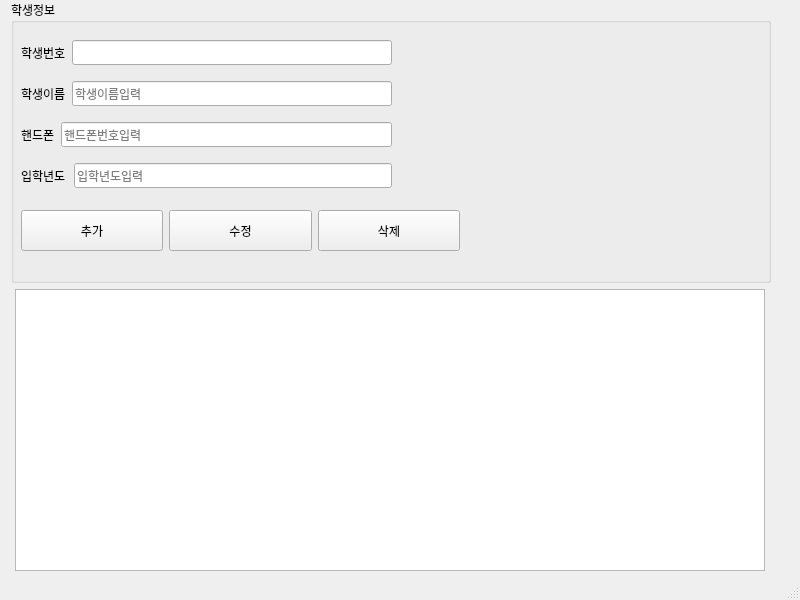
<?xml version="1.0" encoding="UTF-8"?>
<ui version="4.0">
 <class>MainWindow</class>
 <widget class="QMainWindow" name="MainWindow">
  <property name="geometry">
   <rect>
    <x>0</x>
    <y>0</y>
    <width>800</width>
    <height>600</height>
   </rect>
  </property>
  <property name="minimumSize">
   <size>
    <width>750</width>
    <height>600</height>
   </size>
  </property>
  <property name="font">
   <font>
    <family>D2Coding</family>
   </font>
  </property>
  <property name="windowTitle">
   <string>MainWindow</string>
  </property>
  <widget class="QWidget" name="centralwidget">
   <widget class="QWidget" name="verticalLayoutWidget">
    <property name="geometry">
     <rect>
      <x>10</x>
      <y>0</y>
      <width>761</width>
      <height>571</height>
     </rect>
    </property>
    <layout class="QVBoxLayout" name="verticalLayout">
     <item>
      <layout class="QHBoxLayout" name="horizontalLayout">
       <item>
        <spacer name="verticalSpacer">
         <property name="orientation">
          <enum>Qt::Vertical</enum>
         </property>
         <property name="sizeHint" stdset="0">
          <size>
           <width>1</width>
           <height>40</height>
          </size>
         </property>
        </spacer>
       </item>
       <item>
        <widget class="QGroupBox" name="groupBox">
         <property name="sizePolicy">
          <sizepolicy hsizetype="MinimumExpanding" vsizetype="Preferred">
           <horstretch>0</horstretch>
           <verstretch>0</verstretch>
          </sizepolicy>
         </property>
         <property name="title">
          <string>학생정보</string>
         </property>
         <widget class="QWidget" name="verticalLayoutWidget_2">
          <property name="geometry">
           <rect>
            <x>10</x>
            <y>30</y>
            <width>371</width>
            <height>171</height>
           </rect>
          </property>
          <layout class="QVBoxLayout" name="verticalLayout_2">
           <item>
            <layout class="QHBoxLayout" name="horizontalLayout_3">
             <item>
              <widget class="QLabel" name="label">
               <property name="text">
                <string>학생번호</string>
               </property>
              </widget>
             </item>
             <item>
              <widget class="QLineEdit" name="input_std_id">
               <property name="inputMask">
                <string/>
               </property>
               <property name="alignment">
                <set>Qt::AlignLeading|Qt::AlignLeft|Qt::AlignVCenter</set>
               </property>
               <property name="readOnly">
                <bool>true</bool>
               </property>
              </widget>
             </item>
            </layout>
           </item>
           <item>
            <layout class="QHBoxLayout" name="horizontalLayout_4">
             <item>
              <widget class="QLabel" name="label_2">
               <property name="text">
                <string>학생이름</string>
               </property>
              </widget>
             </item>
             <item>
              <widget class="QLineEdit" name="input_std_name">
               <property name="toolTip">
                <string>학생이름입력하세요</string>
               </property>
               <property name="inputMask">
                <string/>
               </property>
               <property name="placeholderText">
                <string>학생이름입력</string>
               </property>
              </widget>
             </item>
            </layout>
           </item>
           <item>
            <layout class="QHBoxLayout" name="horizontalLayout_5">
             <item>
              <widget class="QLabel" name="label_3">
               <property name="text">
                <string>핸드폰</string>
               </property>
              </widget>
             </item>
             <item>
              <widget class="QLineEdit" name="input_std_mobile">
               <property name="inputMask">
                <string/>
               </property>
               <property name="placeholderText">
                <string>핸드폰번호입력</string>
               </property>
              </widget>
             </item>
            </layout>
           </item>
           <item>
            <layout class="QHBoxLayout" name="horizontalLayout_6">
             <item>
              <widget class="QLabel" name="label_4">
               <property name="text">
                <string>입학년도 </string>
               </property>
              </widget>
             </item>
             <item>
              <widget class="QLineEdit" name="input_std_regyear">
               <property name="inputMask">
                <string/>
               </property>
               <property name="placeholderText">
                <string>입학년도입력</string>
               </property>
              </widget>
             </item>
            </layout>
           </item>
          </layout>
         </widget>
         <widget class="QWidget" name="horizontalLayoutWidget_8">
          <property name="geometry">
           <rect>
            <x>10</x>
            <y>210</y>
            <width>439</width>
            <height>41</height>
           </rect>
          </property>
          <layout class="QHBoxLayout" name="buttonArea">
           <item>
            <widget class="QPushButton" name="btn_add">
             <property name="sizePolicy">
              <sizepolicy hsizetype="Minimum" vsizetype="MinimumExpanding">
               <horstretch>0</horstretch>
               <verstretch>0</verstretch>
              </sizepolicy>
             </property>
             <property name="maximumSize">
              <size>
               <width>16777215</width>
               <height>300</height>
              </size>
             </property>
             <property name="text">
              <string>추가</string>
             </property>
            </widget>
           </item>
           <item>
            <widget class="QPushButton" name="btn_mod">
             <property name="sizePolicy">
              <sizepolicy hsizetype="Minimum" vsizetype="MinimumExpanding">
               <horstretch>0</horstretch>
               <verstretch>0</verstretch>
              </sizepolicy>
             </property>
             <property name="maximumSize">
              <size>
               <width>16777215</width>
               <height>300</height>
              </size>
             </property>
             <property name="text">
              <string>수정</string>
             </property>
            </widget>
           </item>
           <item>
            <widget class="QPushButton" name="btn_del">
             <property name="sizePolicy">
              <sizepolicy hsizetype="Minimum" vsizetype="MinimumExpanding">
               <horstretch>0</horstretch>
               <verstretch>0</verstretch>
              </sizepolicy>
             </property>
             <property name="maximumSize">
              <size>
               <width>16777215</width>
               <height>300</height>
              </size>
             </property>
             <property name="text">
              <string>삭제</string>
             </property>
            </widget>
           </item>
          </layout>
         </widget>
        </widget>
       </item>
      </layout>
     </item>
     <item>
      <layout class="QHBoxLayout" name="horizontalLayout_2">
       <item>
        <widget class="QTableWidget" name="tblStudent">
         <property name="maximumSize">
          <size>
           <width>750</width>
           <height>600</height>
          </size>
         </property>
        </widget>
       </item>
      </layout>
     </item>
    </layout>
   </widget>
  </widget>
  <widget class="QStatusBar" name="statusbar"/>
 </widget>
 <resources/>
 <connections/>
</ui>
